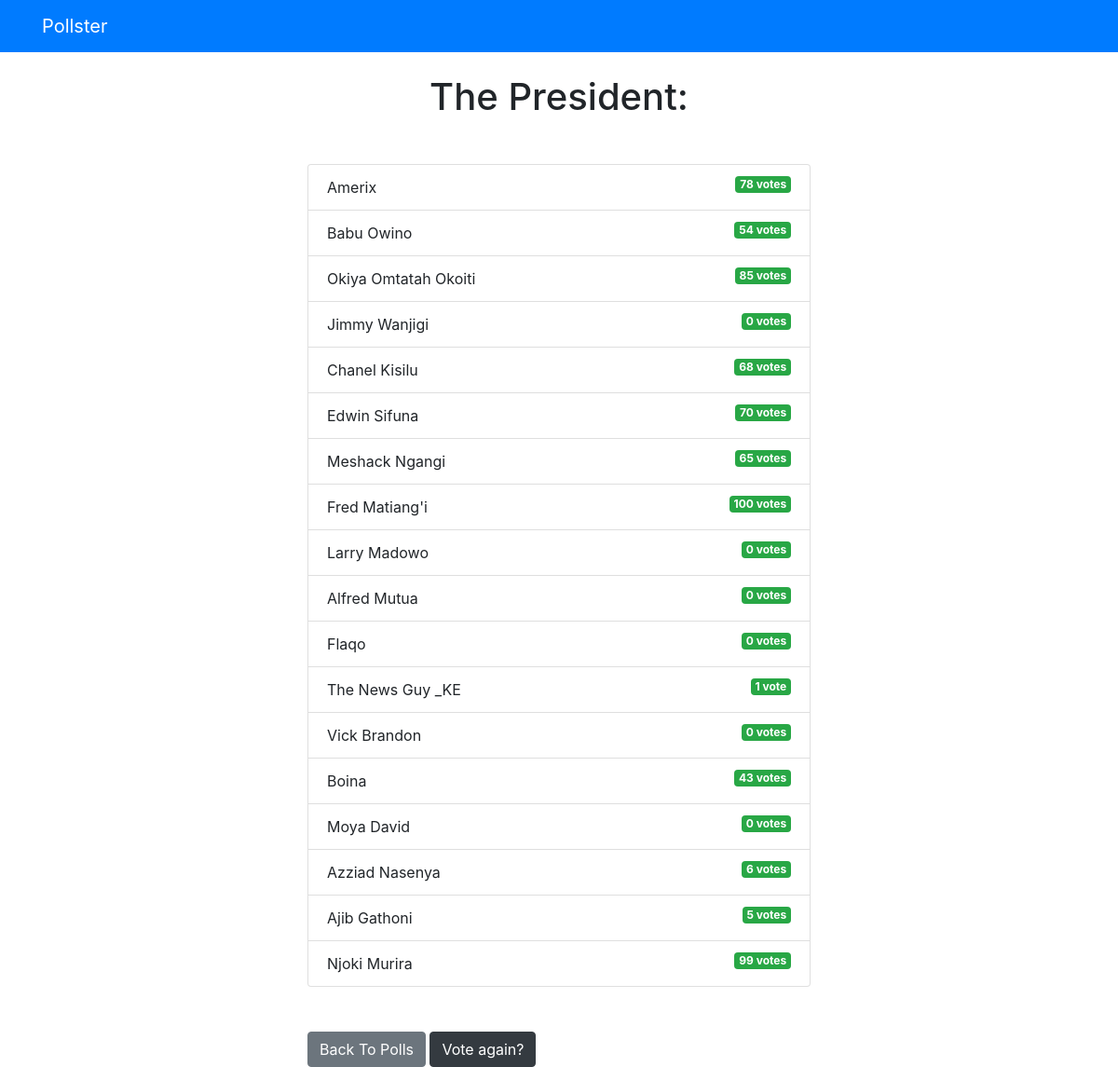
Screenshot of /polls/3/results/ with the database file from the repository.
### polls/models.py (models this page shows, shortened)
class Question(models.Model):
    question_text = models.CharField(max_length=200)
    pub_date = models.DateTimeField('date published')

class Choice(models.Model):
    question = models.ForeignKey(Question, on_delete=models.CASCADE)
    choice_text = models.CharField(max_length=200)
    votes = models.IntegerField(default=0)

### polls/views.py (the view)
# urls.py: path('<int:question_id>/results/', views.results, name='results'),
def results(request, question_id):
  question = get_object_or_404(Question, pk=question_id)
  return render(request, 'polls/results.html', { 'question': question })

### templates/polls/results.html (shortened to what this page needs)
{% extends 'base.html' %} {% block content %}
<h1 class="mb-5 text-center">{{ question.question_text }}</h1>
<ul class="list-group mb-5">
	{% for choice in question.choice_set.all %}
	<li class="list-group-item">
		{{ choice.choice_text }}
		<span class="badge badge-success float-right">{{ choice.votes }} vote{{ choice.votes | pluralize }}</span>
	</li>
	{% endfor %}
</ul>
<a class="btn btn-secondary" href="{% url 'polls:index' %}">Back To Polls</a>
<a class="btn btn-dark" href="{% url 'polls:detail' question.id %}"> Vote again? </a>
{% endblock %}

### rows the page displays
Question: question_text "The President:"
Choice: choice_text "Amerix", votes "78", votes|pluralize "s"
Choice: choice_text "Babu Owino", votes "54", votes|pluralize "s"
Choice: choice_text "Okiya Omtatah Okoiti", votes "85", votes|pluralize "s"
Choice: choice_text "Jimmy Wanjigi", votes "0", votes|pluralize "s"
Choice: choice_text "Chanel Kisilu", votes "68", votes|pluralize "s"
Choice: choice_text "Edwin Sifuna", votes "70", votes|pluralize "s"
Choice: choice_text "Meshack Ngangi", votes "65", votes|pluralize "s"
Choice: choice_text "Fred Matiang'i", votes "100", votes|pluralize "s"
Choice: choice_text "Larry Madowo", votes "0", votes|pluralize "s"
Choice: choice_text "Alfred Mutua", votes "0", votes|pluralize "s"
Choice: choice_text "Flaqo", votes "0", votes|pluralize "s"
Choice: choice_text "The News Guy _KE", votes "1"
Choice: choice_text "Vick Brandon", votes "0", votes|pluralize "s"
Choice: choice_text "Boina", votes "43", votes|pluralize "s"
Choice: choice_text "Moya David", votes "0", votes|pluralize "s"
Choice: choice_text "Azziad Nasenya", votes "6", votes|pluralize "s"
Choice: choice_text "Ajib Gathoni", votes "5", votes|pluralize "s"
Choice: choice_text "Njoki Murira", votes "99", votes|pluralize "s"
